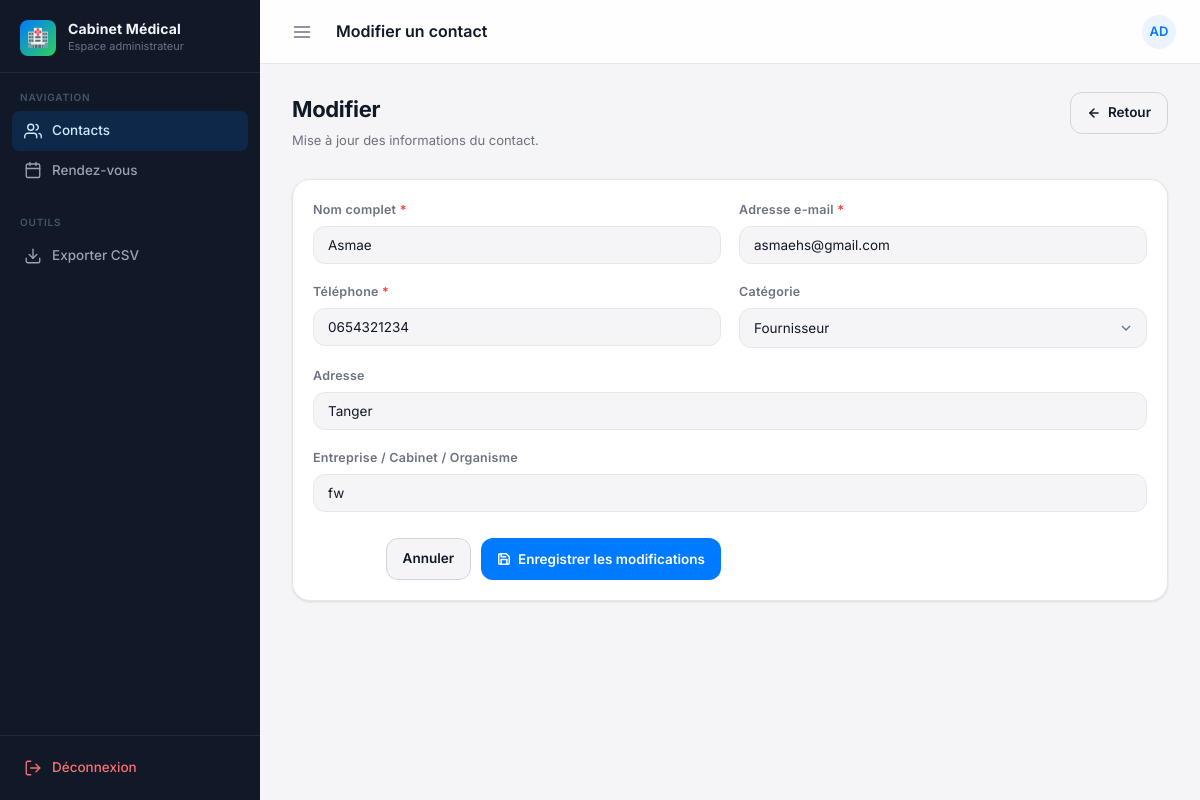
Page /edit/7 (signed in) on the committed database.
### tables this page shows
CREATE TABLE contacts (
                    id INTEGER PRIMARY KEY AUTOINCREMENT,
                    name TEXT NOT NULL,
                    email TEXT UNIQUE NOT NULL,
                    phone TEXT NOT NULL,
                    category TEXT DEFAULT 'General',
                    address TEXT DEFAULT '',
                    company TEXT DEFAULT ''
                );

### app.py (the view, shortened to what this page needs)
@app.route("/edit/<int:id>", methods=["GET", "POST"])
def edit_contact(id):
    if not require_login():
        return redirect(url_for("login"))
    conn = connect()
    cur = conn.cursor()
    cur.execute("SELECT * FROM contacts WHERE id=?", (id,))
    contact = cur.fetchone()
    conn.close()
    return render_template("form.html", contact=contact)

### app.py (called while the page is built)
def connect():
    return sqlite3.connect(DB_PATH)

def require_login():
    return session.get("admin") is True

### templates/form.html (shortened to what this page needs)
{% extends 'base.html' %}
{% block topbar_title %}{{ 'Modifier' if contact else 'Ajouter' }} un contact{% endblock %}
{% block content %}
<div class="page-header">
  <div class="page-header-text">
    <h1>{{ 'Modifier' if contact else 'Nouveau contact' }}</h1>
    <p>{{ 'Mise à jour des informations du contact.' if contact else 'Renseignez les informations du nouveau contact.' }}</p>
  </div>
  <div class="page-header-actions">
    <a class="btn btn-secondary" href="{{ url_for('contacts') }}">
      <svg width="14" height="14" viewBox="0 0 24 24" fill="none" stroke="currentColor" stroke-width="2.5" stroke-linecap="round" stroke-linejoin="round"><line x1="19" y1="12" x2="5" y2="12"/><polyline points="12 19 5 12 12 5"/></svg>
      Retour
    </a>
  </div>
</div>
<div class="card">
  <form class="form-grid" method="post">
    <div class="field">
      <label>Nom complet <span class="required-star">*</span></label>
      <input name="name" placeholder="Ex. : Dr. Ahmed Benali" value="{{ contact[1] if contact else '' }}" required>
    </div>
    <div class="field">
      <label>Adresse e-mail <span class="required-star">*</span></label>
      <input type="email" name="email" placeholder="exemple@email.com" value="{{ contact[2] if contact else '' }}" required>
    </div>
    <div class="field">
      <label>Téléphone <span class="required-star">*</span></label>
      <input name="phone" placeholder="06 XX XX XX XX" value="{{ contact[3] if contact else '' }}" required>
    </div>
    <div class="field">
      <label>Catégorie</label>
      <select name="category">
        {% set selected = contact[4] if contact else 'General' %}
        {% for cat in ['General', 'Patient', 'Fournisseur', 'Laboratoire', 'Client', 'Collègue'] %}
          <option value="{{ cat }}" {% if selected == cat %}selected{% endif %}>{{ cat }}</option>
        {% endfor %}
      </select>
    </div>
    <div class="field full-width">
      <label>Adresse</label>
      <input name="adress" placeholder="Ex. : 12 Rue de la Médecine, Casablanca" value="{{ contact[5] if contact else '' }}">
    </div>
    <div class="field full-width">
      <label>Entreprise / Cabinet / Organisme</label>
      <input name="company" placeholder="Ex. : Laboratoire Bio-Santé" value="{{ contact[6] if contact else '' }}">
    </div>
    <div class="form-actions full-width">
      <a class="btn btn-secondary" href="{{ url_for('contacts') }}">Annuler</a>
      <button type="submit" class="btn btn-primary">
        <svg width="14" height="14" viewBox="0 0 24 24" fill="none" stroke="currentColor" stroke-width="2.5" stroke-linecap="round" stroke-linejoin="round"><path d="M19 21H5a2 2 0 0 1-2-2V5a2 2 0 0 1 2-2h11l5 5v11a2 2 0 0 1-2 2z"/><polyline points="17 21 17 13 7 13 7 21"/><polyline points="7 3 7 8 15 8"/></svg>
        {{ 'Enregistrer les modifications' if contact else 'Créer le contact' }}
      </button>
    </div>
  </form>
</div>
{% endblock %}

### static/style.css (style rules this page uses)
:root { --primary: #007AFF; --primary-dark: #005FCC; --primary-soft: #EAF3FF; --accent: #30D158; --bg: #F5F5F7; --surface: #FFFFFF; --text: #111827; --text-muted: #6B7280; --text-light: #9CA3AF; --border: #E5E7EB; --border-strong: #D1D5DB; --success: #34C759; --success-bg: #ECFDF3; --danger: #FF3B30; --danger-bg: #FEF2F2; --warning: #FF9500; --warning-bg: #FFF7ED; --sidebar: #111827; --sidebar-hover: #1F2937; --navbar: #111827; --table-header: #111827; --whatsapp: #25D366; --email: #EA4335; --sidebar-width: 260px; --sidebar-collapsed: 0px; --topbar-height: 64px; --radius-sm: 8px; --radius: 12px; --radius-lg: 18px; --shadow-sm: 0 1px 3px rgba(17,24,39,.08), 0 1px 2px rgba(17,24,39,.04); --shadow: 0 8px 24px rgba(17,24,39,.10); --shadow-lg: 0 18px 50px rgba(17,24,39,.16); }
* { box-sizing: border-box; margin: 0; padding: 0; }
body { font-family: 'Inter', system-ui, sans-serif; background: var(--bg); color: var(--text); font-size: 14px; line-height: 1.6; }
.page-header { display: flex; align-items: flex-start; justify-content: space-between; gap: 16px; margin-bottom: 28px; flex-wrap: wrap; }
.page-header-text h1 { font-size: 22px; font-weight: 700; color: var(--text); letter-spacing: -.015em; }
.page-header-text p { font-size: 13px; color: var(--text-muted); margin-top: 3px; }
.page-header-actions { display: flex; gap: 10px; align-items: center; flex-wrap: wrap; }
.card { background: var(--surface); border: 1px solid var(--border); border-radius: var(--radius-lg); padding: 20px; margin-bottom: 20px; box-shadow: var(--shadow-sm); }
.btn { display: inline-flex; align-items: center; gap: 7px; padding: 9px 16px; border-radius: var(--radius); font-size: 13.5px; font-weight: 600; cursor: pointer; text-decoration: none; border: none; transition: all .15s; white-space: nowrap; font-family: inherit; }
.btn-primary { background: var(--primary); color: #fff; }
.btn-secondary { background: var(--bg); color: var(--text); border: 1px solid var(--border-strong); }
.form-grid { display: grid; grid-template-columns: repeat(2, 1fr); gap: 18px; }
.field { display: flex; flex-direction: column; gap: 6px; }
.field.full-width { grid-column: 1 / -1; }
.field label { font-size: 12.5px; font-weight: 600; color: var(--text-muted); letter-spacing: .02em; }
.field input, .field select, .field textarea { padding: 10px 14px; border: 1px solid var(--border); border-radius: var(--radius); background: var(--bg); font-size: 13.5px; color: var(--text); font-family: inherit; transition: border .15s, box-shadow .15s; width: 100%; }
.field input::placeholder { color: var(--text-light); }
.field select { appearance: none; background-repeat: no-repeat; background-position: right 12px center; padding-right: 36px; }
.form-actions { display: flex; gap: 10px; justify-content: flex-end; padding-top: 8px; }
.required-star { color: var(--danger); }

### rows in the picture
contacts: name "Asmae", email "asmaehs@gmail.com", phone "0654321234", category "Fournisseur", adress "Tanger", company "fw"

### other values in the picture
{{ 'Modifier' if contact else 'Ajouter' }} "Modifier"
{{ 'Modifier' if contact else 'Nouveau contact' }} "Modifier"
{{ 'Enregistrer les modifications' if contact else 'Créer le contact' }} "Enregistrer les modifications"
